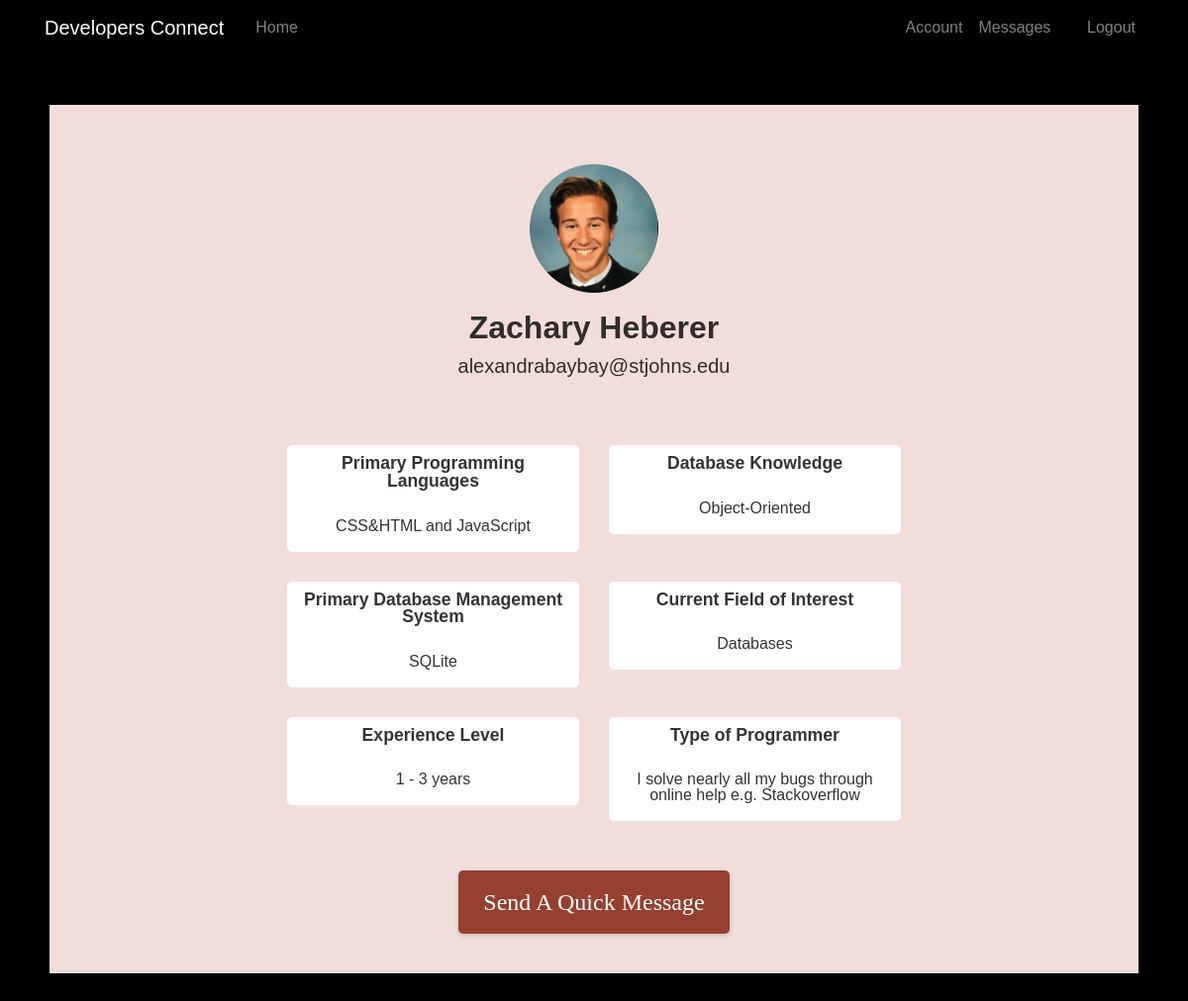
Screenshot of /profile/ZacHeberer (signed in) with the database file from the repository.
### dating/models.py (models this page shows, shortened)
class User(db.Model, UserMixin):  #This class defines several fields as class variables.
    __tablename__ = 'users'
    id = db.Column(db.Integer, autoincrement=True, primary_key=True)
    firstname = db.Column(db.String(100), nullable=False)
    lastname = db.Column(db.String(100), nullable=False)
    email = db.Column(db.String(100), nullable=False, unique=True)
    username = db.Column(db.String(100), nullable=False)
    password = db.Column(db.String(100), nullable=False)
    date_of_birth = db.Column(db.String(100), nullable=False)
    image_file = db.Column(db.String(20), nullable=True, default='default.jpg')
    messages_sent = db.relationship('Message',
                                    foreign_keys='Message.sender_id',
                                    backref='sender', lazy='dynamic')
    messages_received = db.relationship('Message',
                                        foreign_keys='Message.recipient_id',
                                        backref='recipient', lazy='dynamic')
    last_message_read_time = db.Column(db.DateTime)
    notifications = db.relationship('Notification', backref='user',
                                    lazy='dynamic')
    def new_messages(self):
        last_read_time = self.last_message_read_time or datetime(1900, 1, 1)
        return Message.query.filter_by(recipient=self).filter(
            Message.timestamp > last_read_time).count()

class FavProgrammingLang(db.Model):
    __tablename__ = 'fav_programming_lang'
    fav_lang_id = db.Column(db.Integer, autoincrement=True, primary_key=True)
    fav_lang_name = db.Column(db.String(40), nullable=False)
    interest = db.relationship('Interest',
                            backref=db.backref('fav_programming_lang'))

class SecondFavProgrammingLang(db.Model):
    __tablename__ = 'second_fav_lang'
    fav_lang_id= db.Column(db.Integer, autoincrement=True,
                                            primary_key=True)
    fav_lang_name = db.Column(db.String(40), nullable=False)
    interest = db.relationship('Interest',
                            backref=db.backref('second_fav_lang'))

class DatabaseKnowledge(db.Model):
    __tablename__ = 'database_knowledge'
    database_knowledge_id = db.Column(db.Integer, autoincrement=True, primary_key=True)
    database_knowledge_name = db.Column(db.String(40), nullable=False)
    interest = db.relationship('Interest',
                            backref=db.backref('database_knowledge'))

class FavDatabaseSystem(db.Model):
    __tablename__ = 'fav_database_system'
    fav_database_system_id = db.Column(db.Integer, autoincrement=True, primary_key=True)
    fav_database_system_name= db.Column(db.String(40), nullable=False)
    interest = db.relationship('Interest',
                            backref=db.backref('fav_database_system'))

class FieldInterest(db.Model):
    __tablename__ = 'field_interest'
    field_interest_id = db.Column(db.Integer, autoincrement=True, primary_key=True)
    field_interest_name= db.Column(db.String(40), nullable=False)
    interest = db.relationship('Interest',
                            backref=db.backref('field_interest'))

class ExperienceLevel(db.Model):
    __tablename__ = 'experience'
    experience_id = db.Column(db.Integer, autoincrement=True, primary_key=True)
    experience_name = db.Column(db.String(40), nullable=False)
    interest = db.relationship('Interest',
                            backref=db.backref('experience'))

class ProgrammerType(db.Model):
    __tablename__ = 'programmer_type'
    programmer_type_id = db.Column(db.Integer, autoincrement=True, primary_key=True)
    programmer_type_name = db.Column(db.String(40), nullable=False)
    interest = db.relationship('Interest',
                            backref=db.backref('programmer_type'))

### dating/routes.py (the view)
@app.route("/profile/<user>", methods=['GET', 'POST'])
@login_required
def profile(user):
    selected_user=User.query.filter_by(username=user).first()
    user = selected_user.username
    userid=selected_user.id
    selected_interests = []
    user_interests = Interest.query.filter_by(interest_id=userid).first()
    user_fav_programming_lang_id = user_interests.fav_programming_lang_id
    user_second_fav_lang_id = user_interests.second_fav_lang_id
    user_database_knowledge_id = user_interests.database_knowledge_id
    user_fav_database_system_id = user_interests.fav_database_system_id
    user_field_interest_id = user_interests.field_interest_id
    user_programmer_type_id = user_interests.programmer_type_id
    user_experience_id= user_interests.experience_id
    fav_lang = FavProgrammingLang.query.filter_by(fav_lang_id=user_fav_programming_lang_id).first()
    second_fav_lang = SecondFavProgrammingLang.query.filter_by(fav_lang_id=user_second_fav_lang_id).first()
    database_knowledge = DatabaseKnowledge.query.filter_by(database_knowledge_id=user_database_knowledge_id).first()
    fav_database_system = FavDatabaseSystem.query.filter_by(fav_database_system_id=user_fav_database_system_id).first()
    field_interest = FieldInterest.query.filter_by(field_interest_id=user_field_interest_id).first()
    programmer_type = ProgrammerType.query.filter_by(programmer_type_id=user_programmer_type_id).first()
    experience = ExperienceLevel.query.filter_by(experience_id=user_experience_id).first()
    selected_interests.append(fav_lang.fav_lang_name)
    selected_interests.append(second_fav_lang.fav_lang_name)
    selected_interests.append(database_knowledge.database_knowledge_name)
    selected_interests.append(fav_database_system.fav_database_system_name)
    selected_interests.append(field_interest.field_interest_name)
    selected_interests.append(programmer_type.programmer_type_name)
    selected_interests.append(experience.experience_name)
    return render_template('profile.html', selected_user=selected_user, user=user, selected_interests=selected_interests)

### dating/models.py (called while the page is built)
@login.user_loader
def load_user(id):
    return User.query.get(int(id))

### dating/templates/profile.html
{% extends "profilelayout.html" %}
{% block content %}
<div class="pfl-wrapper">
	<article>
		<div class="profile-photo">
      <img src="/static/profilepics/{{selected_user.image_file}}" width="200" height="130" />
    </div>
		<div class="profile-info">
      <h1>{{ selected_user.firstname }} {{ selected_user.lastname}}</h1>
      <h5>{{ current_user.email }}</h5>
		</div>
		<div class="col-xs-12">
      <div class="col-md-2 people"></div>
			<div class="col-md-8 posts">
				<div class="col-xs-12 col-lg-12 col-xl-6 tile">
					<div class="inner">
            <h4>Primary Programming Languages</h4>
            <h5>{{ selected_interests[0]}} and {{selected_interests[1]}}</h5>
					</div>
				</div>
				<div class="col-xs-12 col-lg-12 col-xl-6 tile">
					<div class="inner">
            <h4>Database Knowledge</h4>
            <h5>{{ selected_interests[2]}}</h5>
					</div>
        </div>
        <div class="col-xs-12 col-lg-12 col-xl-6 tile">
					<div class="inner">
            <h4>Primary Database Management System</h4>
            <h5>{{ selected_interests[3]}}</h5>
					</div>
				</div>
				<div class="col-xs-12 col-lg-12 col-xl-6 tile">
					<div class="inner">
            <h4>Current Field of Interest</h4>
            <h5>{{ selected_interests[4]}}</h5>
					</div>
				</div>
				<div class="col-xs-12 col-lg-12 col-xl-6 tile">
					<div class="inner">
            <h4>Experience Level</h4>
            <h5>{{ selected_interests[6]}}</h5>
					</div>
        </div>
        <div class="col-xs-12 col-lg-12 col-xl-6 tile">
					<div class="inner">
            <h4>Type of Programmer</h4>
            <h5>{{ selected_interests[5]}}</h5>
					</div>
        </div>
			</div>
    </div>
  </article>
  {% if user != current_user %}
  <div style="text-align: center;">
  <form action="/send_message/{{user}}" method="POST">
    <button id="buttonz" name="send_message" type="submit" style="text-align: center">
      Send A Quick Message
    </button>
  </form>
</div>
{% endif %}
</div>
{% endblock content %}

### dating/static/profile.css (style rules this page uses)
body { width: 100%; height: 100%; min-height: 100vh; margin: 0; background-color: black; font-family: 'Poppins', sans-serif; color: rgba(0,0,0,0.8); }
.pfl-wrapper { display: block; width: auto; height: 100%; padding: 40px; margin: 50px; background-color: #f1deda; box-shadow: 0 0 50px rgba(0,0,0,0.08); overflow: auto; }
article { display: block; width: auto; height: auto; padding: 20px 0; overflow: auto; }
article .profile-photo { display: block; width: 130px; height: 130px; border-radius: 50%; background-color: #fff; margin: 0 auto; background-size: 230%; background-position: 80% 0%; background-repeat: no-repeat; position: relative; overflow: hidden; }
article .profile-info { display: block; width: 100%; max-width: 400px; margin: 0 auto; text-align: center; }
article .profile-info h1 { font-size: 2em; font-weight: 600; margin-top: 0.5em; }
#buttonz { cursor: pointer; border: none; outline: none; border-radius: 5px; padding: 14px 25px; box-shadow: 0px 2px 5px rgba(0, 0, 0, 0.15); transition: 0.25s; font-family: Cambria, Cochin, Georgia, Times, "Times New Roman", serif; font-size: 24px; background-color:rgb(149, 64, 49); color:white; }
article .people, article .posts { display: inline-block; width: 100%; margin: 60px 0 0; float: left; }
article .posts .tile { display: inline-block; float: left; margin-bottom: 30px; }
article .posts .tile:nth-of-type(2n+1) { clear: both; }
img { width: 100%; height: 100%; position: absolute; top: 0; left: 0; }
article .posts .tile .inner { display: block; width: 100%; overflow: hidden; border-radius: 5px; -webkit-border-radius: 5px; background-color: #fff; cursor: pointer; transition: box-shadow 0.25s; }
article .posts .tile .inner h4 { font-size: 1.1em; line-height: 1.0em; padding: 10px 10px 10px; transition: color 0.25s; font-weight: bold; text-align: center; }
article .posts .tile .inner h5 { font-size: 1em; line-height: 1.0em; padding: 10px 10px 10px; transition: color 0.25s; text-align: center; }

### rows the page displays
User: image_file (picture), firstname "Zachary", lastname "Heberer"
User: email "alexandrabaybay@stjohns.edu"
FavProgrammingLang: fav_lang_name "CSS&HTML"
SecondFavProgrammingLang: fav_lang_name "JavaScript"
DatabaseKnowledge: database_knowledge_name "Object-Oriented"
FavDatabaseSystem: fav_database_system_name "SQLite"
FieldInterest: field_interest_name "Databases"
ExperienceLevel: experience_name "1 - 3 years"
ProgrammerType: programmer_type_name "I solve nearly all my bugs through online help e.g. Stackoverflow"
